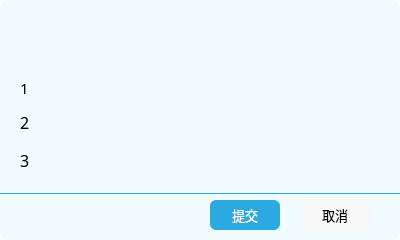
<?xml version="1.0" encoding="UTF-8"?>
<ui version="4.0">
 <class>buyTicketDialog</class>
 <widget class="QDialog" name="buyTicketDialog">
  <property name="geometry">
   <rect>
    <x>0</x>
    <y>0</y>
    <width>400</width>
    <height>240</height>
   </rect>
  </property>
  <property name="windowTitle">
   <string>Dialog</string>
  </property>
  <property name="styleSheet">
   <string notr="true">border: none; background-color: transparent;</string>
  </property>
  <widget class="QFrame" name="frame">
   <property name="geometry">
    <rect>
     <x>0</x>
     <y>0</y>
     <width>400</width>
     <height>250</height>
    </rect>
   </property>
   <property name="styleSheet">
    <string notr="true">border-radius:10px</string>
   </property>
   <property name="frameShape">
    <enum>QFrame::StyledPanel</enum>
   </property>
   <property name="frameShadow">
    <enum>QFrame::Raised</enum>
   </property>
   <widget class="QLabel" name="label_3">
    <property name="enabled">
     <bool>false</bool>
    </property>
    <property name="geometry">
     <rect>
      <x>0</x>
      <y>0</y>
      <width>400</width>
      <height>240</height>
     </rect>
    </property>
    <property name="styleSheet">
     <string notr="true">background:rgb(240, 252, 255);
border-radius:8px</string>
    </property>
    <property name="text">
     <string/>
    </property>
   </widget>
   <widget class="QLabel" name="userLabel">
    <property name="geometry">
     <rect>
      <x>20</x>
      <y>70</y>
      <width>300</width>
      <height>35</height>
     </rect>
    </property>
    <property name="font">
     <font>
      <family>等线</family>
      <pointsize>11</pointsize>
     </font>
    </property>
    <property name="text">
     <string>1</string>
    </property>
   </widget>
   <widget class="QLabel" name="priceLabel">
    <property name="geometry">
     <rect>
      <x>20</x>
      <y>145</y>
      <width>300</width>
      <height>30</height>
     </rect>
    </property>
    <property name="font">
     <font>
      <family>等线</family>
      <pointsize>12</pointsize>
     </font>
    </property>
    <property name="text">
     <string>3</string>
    </property>
   </widget>
   <widget class="QPushButton" name="rejectButton">
    <property name="geometry">
     <rect>
      <x>300</x>
      <y>200</y>
      <width>70</width>
      <height>30</height>
     </rect>
    </property>
    <property name="font">
     <font>
      <family>黑体</family>
      <pointsize>10</pointsize>
     </font>
    </property>
    <property name="cursor">
     <cursorShape>PointingHandCursor</cursorShape>
    </property>
    <property name="styleSheet">
     <string notr="true">QPushButton#rejectButton{border-radius:6px;
background-color:/*#44cef6;*/
rgb(248,248,248);

color:black}
QPushButton#rejectButton:hover{background-color:#e9e7ef;}
QPushButton#rejectButton:pressed{background-color:#c2ccd0}</string>
    </property>
    <property name="text">
     <string>取消</string>
    </property>
   </widget>
   <widget class="QPushButton" name="acceptButton">
    <property name="geometry">
     <rect>
      <x>210</x>
      <y>200</y>
      <width>70</width>
      <height>30</height>
     </rect>
    </property>
    <property name="font">
     <font>
      <family>黑体</family>
      <pointsize>10</pointsize>
     </font>
    </property>
    <property name="cursor">
     <cursorShape>PointingHandCursor</cursorShape>
    </property>
    <property name="styleSheet">
     <string notr="true">QPushButton#acceptButton{border-radius:6px;
background-color:/*#44cef6;*/
#2ca9e1;
color:#ffffff}
QPushButton#acceptButton:hover{background-color:#44cef6;}
QPushButton#acceptButton:pressed{background-color:#007bbb}</string>
    </property>
    <property name="text">
     <string>提交</string>
    </property>
   </widget>
   <widget class="QLabel" name="label">
    <property name="geometry">
     <rect>
      <x>20</x>
      <y>15</y>
      <width>300</width>
      <height>30</height>
     </rect>
    </property>
    <property name="font">
     <font>
      <family>等线</family>
      <pointsize>12</pointsize>
     </font>
    </property>
    <property name="styleSheet">
     <string notr="true">color:rgb(240, 252, 255);</string>
    </property>
    <property name="text">
     <string>请确认你的订单：</string>
    </property>
   </widget>
   <widget class="QLabel" name="airlineLabel">
    <property name="geometry">
     <rect>
      <x>20</x>
      <y>105</y>
      <width>360</width>
      <height>35</height>
     </rect>
    </property>
    <property name="font">
     <font>
      <family>等线</family>
      <pointsize>12</pointsize>
     </font>
    </property>
    <property name="text">
     <string>2</string>
    </property>
   </widget>
   <widget class="QLabel" name="label_2">
    <property name="geometry">
     <rect>
      <x>0</x>
      <y>0</y>
      <width>400</width>
      <height>60</height>
     </rect>
    </property>
    <property name="styleSheet">
     <string notr="true">border-image: url(:/img_background/mainbackground.png);
border-radius:0;
border-top-right-radius:8px;
border-top-left-radius:8px;</string>
    </property>
    <property name="text">
     <string/>
    </property>
   </widget>
   <widget class="Line" name="line">
    <property name="geometry">
     <rect>
      <x>0</x>
      <y>193</y>
      <width>400</width>
      <height>1</height>
     </rect>
    </property>
    <property name="styleSheet">
     <string notr="true">background:#2ca9e1</string>
    </property>
    <property name="frameShadow">
     <enum>QFrame::Plain</enum>
    </property>
    <property name="orientation">
     <enum>Qt::Horizontal</enum>
    </property>
   </widget>
   <zorder>label_3</zorder>
   <zorder>userLabel</zorder>
   <zorder>priceLabel</zorder>
   <zorder>rejectButton</zorder>
   <zorder>acceptButton</zorder>
   <zorder>airlineLabel</zorder>
   <zorder>label_2</zorder>
   <zorder>label</zorder>
   <zorder>line</zorder>
  </widget>
 </widget>
 <resources/>
 <connections>
  <connection>
   <sender>rejectButton</sender>
   <signal>clicked()</signal>
   <receiver>buyTicketDialog</receiver>
   <slot>reject()</slot>
   <hints>
    <hint type="sourcelabel">
     <x>334</x>
     <y>214</y>
    </hint>
    <hint type="destinationlabel">
     <x>199</x>
     <y>119</y>
    </hint>
   </hints>
  </connection>
  <connection>
   <sender>acceptButton</sender>
   <signal>clicked()</signal>
   <receiver>buyTicketDialog</receiver>
   <slot>accept()</slot>
   <hints>
    <hint type="sourcelabel">
     <x>244</x>
     <y>214</y>
    </hint>
    <hint type="destinationlabel">
     <x>199</x>
     <y>119</y>
    </hint>
   </hints>
  </connection>
 </connections>
</ui>
